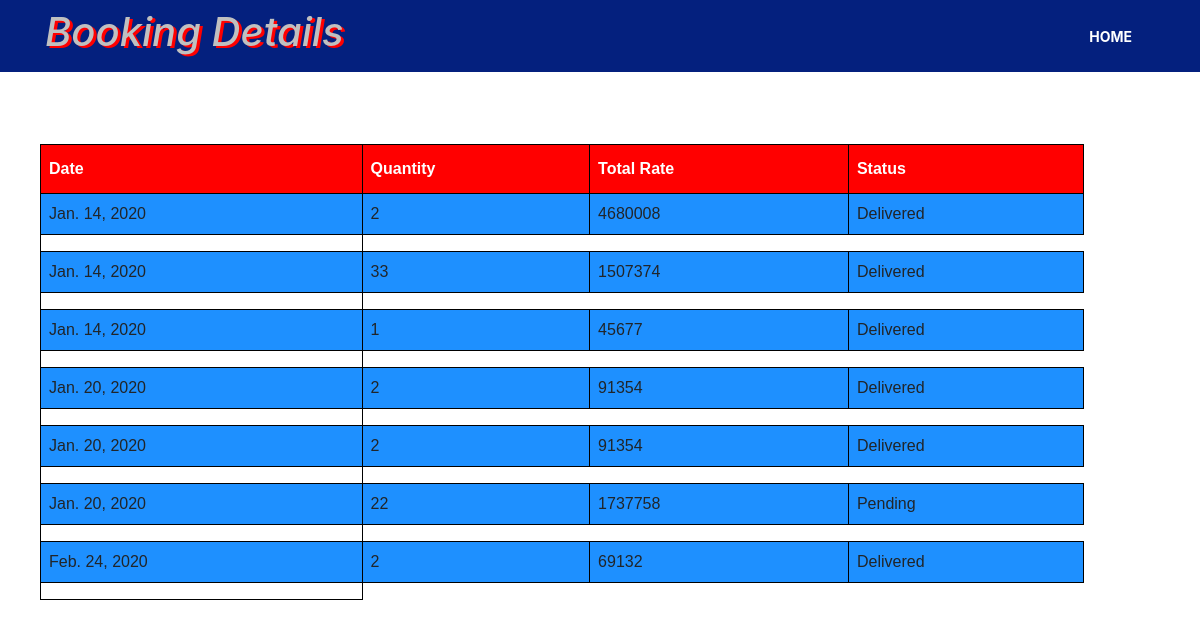
The app's page /book1 with its own data.
### c1/models.py (models this page shows)
class book10(models.Model):
    usr = models.IntegerField()
    date = models.CharField(max_length=20)
    quantity = models.IntegerField()
    totalprice = models.IntegerField()
    status = models.IntegerField(default=0)

### c1/views.py (the view)
# urls.py: path('book1', views.book1, name='book1'),
def book1(request):
    userlist = book10.objects.all()
    return render(request, 'viewbookdesign.html', {'user': userlist})

### templates/viewbookdesign.html (shortened to what this page needs)
<!DOCTYPE html>
<html lang="en">
<head>
  <link rel="stylesheet" href="https://maxcdn.bootstrapcdn.com/bootstrap/4.4.1/css/bootstrap.min.css">
    <link rel="stylesheet" href="https://stackpath.bootstrapcdn.com/bootstrap/4.1.3/css/bootstrap.min.css">
    <link rel="stylesheet" href="https://use.fontawesome.com/releases/v5.5.0/css/all.css">
 <link href="https://cdnjs.cloudflare.com/ajax/libs/font-awesome/4.7.0/css/font-awesome.min.css" rel="stylesheet">
</head>
<body>
<nav class="navbar navbar-expand-lg navbar-dark bg-dark">
    <div class="container">
         <marquee behavior="slide" direction="left"><h1><i>Booking Details</i></h1></marquee>
        <div class="col-auto">
            <div class="collapse navbar-collapse" id="navbarSupportedContent">
                <ul class="navbar-nav mr-auto">
                    <li class="nav-item active">
                        <a class="nav-link" href="homepg2">Home <span class="sr-only">(current)</span></a>
                    </li>
                </ul>
            </div>
        </div>
    </div>
</nav>
<br>
<br>
<br>
{% if user %}
<ol>
    <table id="customers">
                    <tr>
                            <th>Date</th>
                            <th>Quantity</th>
                            <th>Total Rate</th>
                              <th>Status</th>
                    </tr>
      {% for e in user %}
         <form action="deliverystatus" method="POST">
                    <tr>
                        <td>{{e.date}}</td>
                        <td>{{e.quantity}}</td>
                        <td>{{e.totalprice}}</td>
                                {% if e.status == 0 %}
                            <td>Pending</td>
                            {% else %}
                             <td>Delivered</td>
                            {% endif %}
                        </tr>
                       <td>{{error}}</td>
        </form>
      {% endfor %}
    </table>
</ol>
{% endif %}
</body>
</html>

### templates/viewbookdesign.html (style rules this page uses)
.bg-dark { background-color:#04207e !important; }
.navbar-dark .navbar-nav .nav-link { font-weight:700; font-size:14px; text-transform:uppercase; }
h1 { color: silver; text-shadow: 3px 2px red; }
#customers { font-family: "Trebuchet MS", Arial, Helvetica, sans-serif; border-collapse: collapse; width: 90%; }
#customers td, #customers th { border: 1px solid #000000; padding: 8px; }
#customers tr:nth-child(even) { background-color: #1E90FF; }
#customers th { padding-top: 12px; padding-bottom: 12px; text-align: left; background-color: #FF0000; color: white; }

### records on screen
book10: date "Jan. 14, 2020", quantity "2", totalprice "4680008", status "Delivered"
book10: date "Jan. 14, 2020", quantity "33", totalprice "1507374", status "Delivered"
book10: date "Jan. 14, 2020", quantity "1", totalprice "45677", status "Delivered"
book10: date "Jan. 20, 2020", quantity "2", totalprice "91354", status "Delivered"
book10: date "Jan. 20, 2020", quantity "2", totalprice "91354", status "Delivered"
book10: date "Jan. 20, 2020", quantity "22", totalprice "1737758", status "Pending"
book10: date "Feb. 24, 2020", quantity "2", totalprice "69132", status "Delivered"
